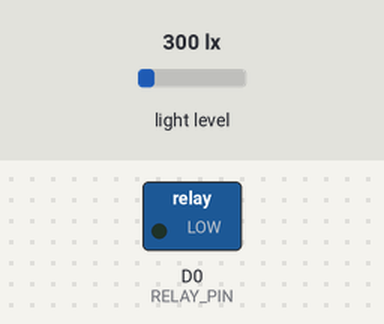
This program was run on a simulated ESP8266 (Wemos D1 mini). On the bench: switched loads named in the program (green lamp = pin HIGH). The test bench sets the inputs (shaded band); at power-on: light level 300 lx. Storage starts empty; what the program prints to the serial monitor is not drawn.

Above: at 1.2 s.
1.3 s: light level set to 53 lx
11.2 s: light level set to 47 lx
At 21.1 s:
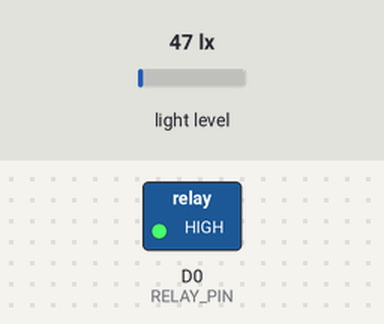
21.5 s: light level set to 56 lx
31.2 s: light level set to 68 lx
At 41.2 s:
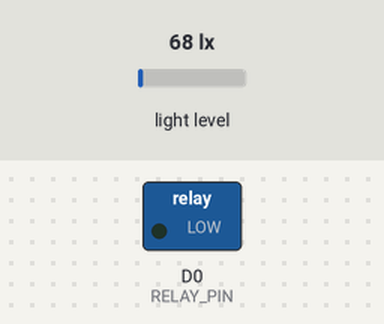
41.5 s: light level set to 40 lx
At 51.2 s:
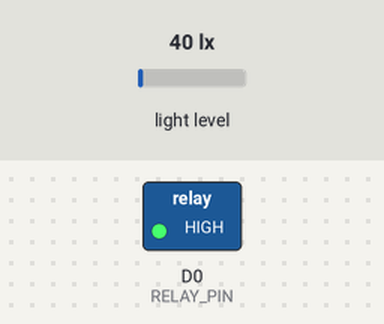
Timing chart, 0 to 52.5 s (numbered marks = the images above; inputs shaded):
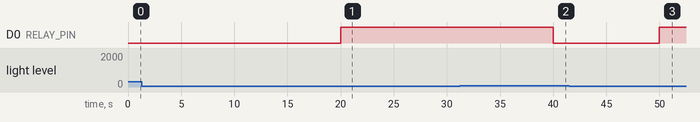

The program:

main.cpp
```cpp
#include <Arduino.h>
#include <ESP8266WiFi.h>
#include <LittleFS.h>
#include <Wire.h>

#include <ArduinoJson.h>
#include <BH1750.h>
#include <ESPAsyncWebServer.h>

const int RELAY_PIN = D0;
const int JSON_CAPACITY = 64;
const unsigned long MEASURE_INTERVAL = 10000;
const char SETTINGS_PATH[] = "/settings.json";

unsigned long lastMeasurement = 0;
float threshold = 50, hysteresis = 10;

float lux = 0;

AsyncWebServer server(80);
AsyncEventSource events("/events");
BH1750 lightMeter;

void printSuccess(bool success)
{
    Serial.println(success ? F("✔️") : F("✖️"));
}

void setup()
{
    bool success;

    pinMode(RELAY_PIN, OUTPUT);

    Serial.println(F("Setting up Serial"));
    Serial.begin(74880);

    Serial.println(F("Setting up I²C"));
    Wire.begin();

    Serial.print(F("Setting up LittleFS..."));
    success = LittleFS.begin();
    printSuccess(success);

    if (LittleFS.exists(SETTINGS_PATH)) {
        Serial.print(F("Getting initial values of threshold and hysteresis..."));
        File f = LittleFS.open(SETTINGS_PATH, "r");
        if (!f) {
            printSuccess(false);
            Serial.println(F("failed to open settings file"));
        } else {
            StaticJsonDocument<JSON_CAPACITY> settings;
            DeserializationError err = deserializeJson(settings, f);
            if (err) {
                printSuccess(false);
                Serial.print(F("deserializeJSON() failed with code "));
                Serial.println(err.f_str());
            } else {
                threshold = settings[F("threshold")];
                hysteresis = settings[F("hysteresis")];
                printSuccess(true);
            }
        }
    }

    Serial.print(F("Setting up light sensor..."));
    success = lightMeter.begin(BH1750::ONE_TIME_HIGH_RES_MODE);
    printSuccess(success);

    Serial.print(F("Setting up WiFi soft-AP..."));
    success = WiFi.softAP("pg72_backlight", NULL, 1, true);
    printSuccess(success);

    Serial.println(F("Setting up web server"));
    DefaultHeaders::Instance().addHeader(F("Access-Control-Allow-Origin"), F("*"));
    events.onConnect(
        [](AsyncEventSourceClient* client) { client->send(String(lux, 0).c_str()); });
    server.addHandler(&events);
    server.on("/settings", HTTP_GET, [](AsyncWebServerRequest* req) {
        AsyncResponseStream* resp = req->beginResponseStream(F("application/json"));
        StaticJsonDocument<JSON_CAPACITY> settings;
        settings[F("threshold")] = threshold;
        settings[F("hysteresis")] = hysteresis;
        serializeJson(settings, *resp);
        req->send(resp);
    });
    server.on("/settings", HTTP_OPTIONS, [](AsyncWebServerRequest* req) {
        AsyncWebServerResponse* resp = req->beginResponse(200);
        resp->addHeader("Access-Control-Allow-Headers", "Content-Type");
        resp->addHeader("Access-Control-Allow-Methods", "PUT");
        req->send(resp);
    });
    server.onRequestBody([](AsyncWebServerRequest* req,
                            uint8_t* data,
                            size_t len,
                            size_t index,
                            size_t total) {
        if (req->url() == "/settings" && req->method() == HTTP_PUT) {
            StaticJsonDocument<JSON_CAPACITY> settings;
            DeserializationError err = deserializeJson(settings, data);
            if (err) {
                AsyncResponseStream* resp = req->beginResponseStream("text/plain");
                resp->setCode(400);
                resp->print(F("deserializeJSON() failed with code "));
                resp->println(err.f_str());
                req->send(resp);
                return;
            } else {
                threshold = settings[F("threshold")];
                hysteresis = settings[F("hysteresis")];
                File f = LittleFS.open(SETTINGS_PATH, "w");
                if (!f) {
                    AsyncResponseStream* resp = req->beginResponseStream("text/plain");
                    resp->setCode(500);
                    resp->println("failed to open settings file");
                    req->send(resp);
                    return;
                } else {
                    serializeJson(settings, f);
                    req->send(204);
                }
            }
        }
    });
    server.onNotFound([](AsyncWebServerRequest* req) { req->send(404); });
    server.begin();
}

void loop()
{
    unsigned long currentMillis = millis();

    if ((currentMillis - lastMeasurement >= MEASURE_INTERVAL)
        && lightMeter.measurementReady(true)) {
        lux = lightMeter.readLightLevel();
        events.send(String(lux, 0).c_str());
        if (lux < threshold) {
            digitalWrite(RELAY_PIN, HIGH);
        } else if (lux > (threshold + hysteresis)) {
            digitalWrite(RELAY_PIN, LOW);
        }
        lightMeter.configure(BH1750::ONE_TIME_HIGH_RES_MODE);
        lastMeasurement = currentMillis;
    }
}
```

Measured:
- the behaviour switches between 50 and 49 lx on light level (found by bisection; images 0 and 1)
- the behaviour switches between 60 and 61 lx on light level (found by bisection; images 1 and 2)
- after the input at 1.3 s, every drawn part: stays the same
- after the input at 11.2 s, D0 (RELAY_PIN): LOW → HIGH after 8.8 s
- after the input at 21.5 s, every drawn part: stays the same
- after the input at 31.2 s, D0 (RELAY_PIN): HIGH → LOW after 8.8 s
- after the input at 41.5 s, D0 (RELAY_PIN): LOW → HIGH after 8.5 s
